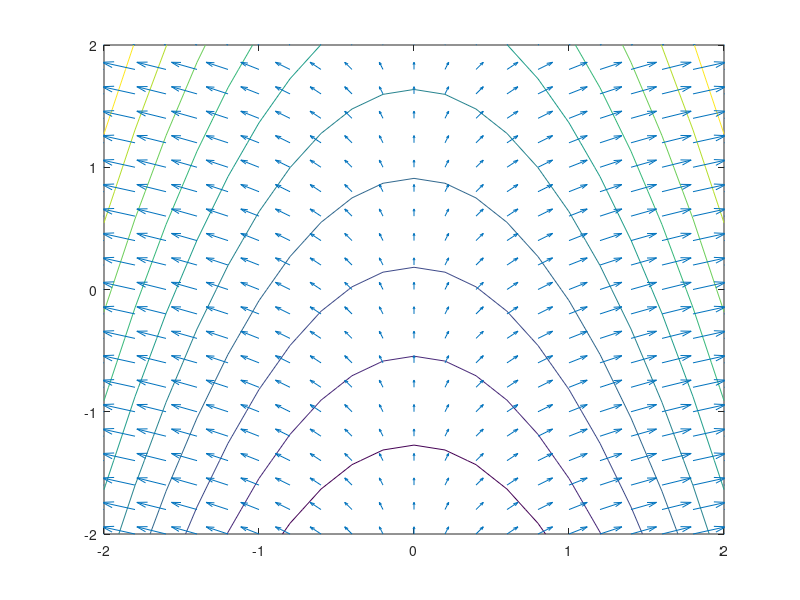

This chart was generated by the following MATLAB code:
[x y] = meshgrid(-2:.2:2, -2:.2:2);
V = x.^2 + y;
dx = 2*x;
dy = dx; % dy same size as dx
dy(:,:) = 1; % now dy is same size as dx but all 1’s
contour(x, y, V), hold on
quiver(x, y, dx, dy), hold off
[dx dy] = gradient(V, 0.2, 0.2);